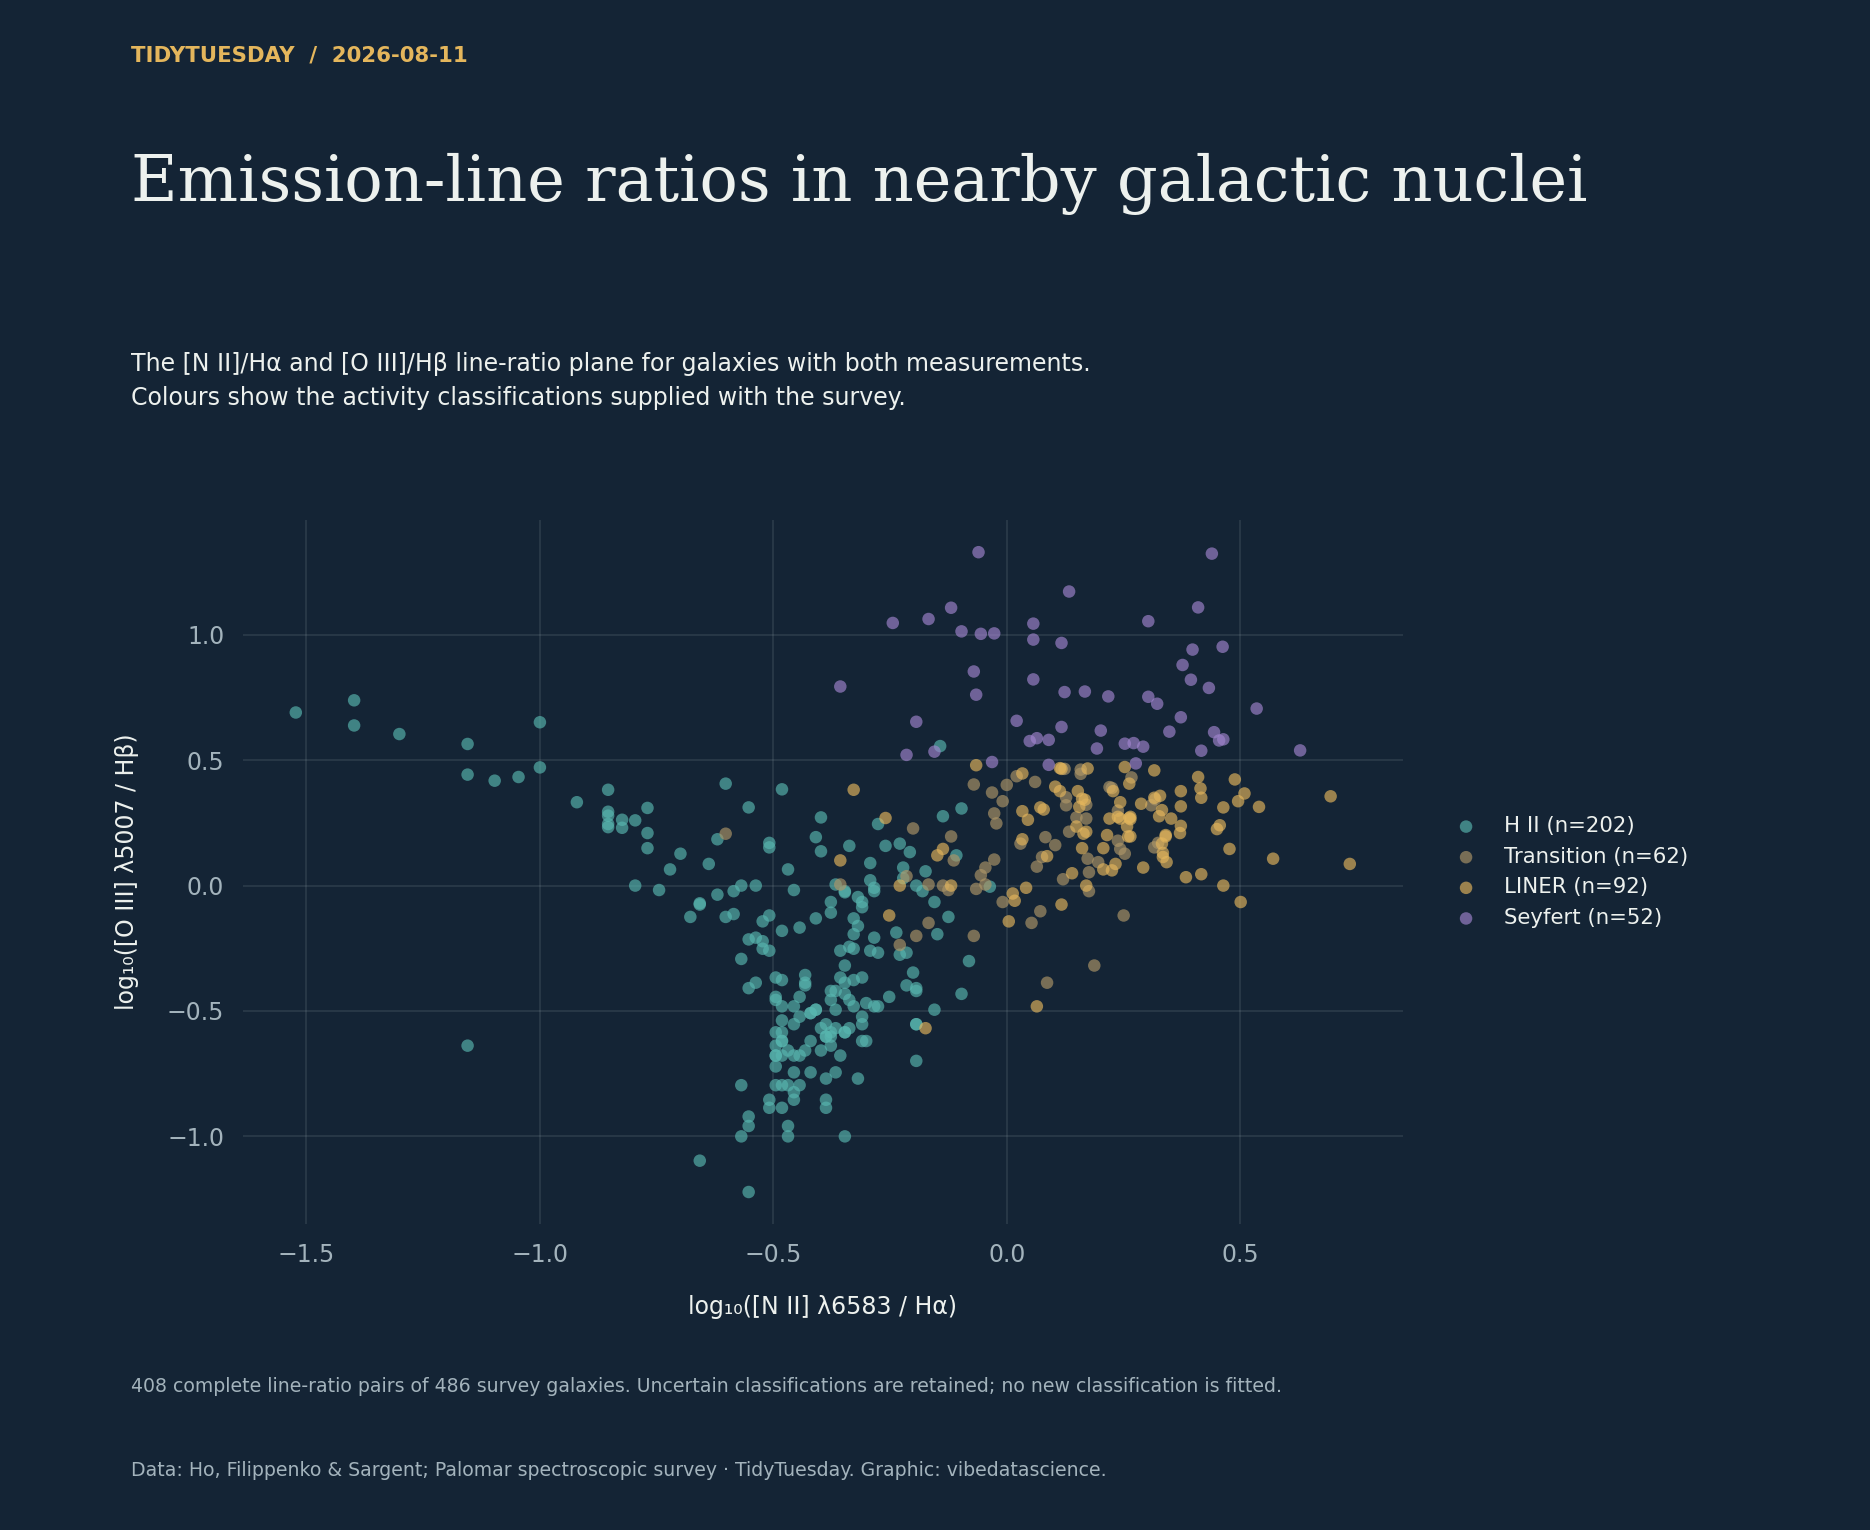

This chart was generated by the following Python code:
"""TidyTuesday 2026-08-11: Emission-line ratios in nearby galactic nuclei. Reproduce the chart from the bundled source data."""
from pathlib import Path
import textwrap
import re
from collections import Counter
import numpy as np
import pandas as pd
import matplotlib
matplotlib.use('Agg')
import matplotlib.pyplot as plt
import matplotlib.dates as mdates
from matplotlib.ticker import FuncFormatter, MaxNLocator
from matplotlib.colors import LinearSegmentedColormap, Normalize
from matplotlib.patches import Patch

HERE = Path(__file__).resolve().parent
PAPER, INK, MUTED, ACCENT, SECOND = ('#142435', '#edf1ee', '#a3b3bc', '#e4b65c', '#58b7b0')
plt.rcParams.update({'font.family':'DejaVu Sans', 'font.size':10, 'text.color':INK,
 'axes.labelcolor':INK, 'xtick.color':MUTED, 'ytick.color':MUTED,
 'axes.edgecolor':MUTED, 'savefig.facecolor':PAPER})

def read(name):
    data = pd.read_csv(HERE / 'data' / (name + '.csv.gz'), low_memory=False)
    assert len(data), 'Empty source data'
    return data

def figure(subtitle, height=9):
    fig = plt.figure(figsize=(11,height), facecolor=PAPER)
    fig.text(.07,.96,'TIDYTUESDAY  /  2026-08-11',fontsize=9,color=ACCENT,weight='bold')
    fig.text(.07,.90,textwrap.fill('Emission-line ratios in nearby galactic nuclei',48),fontsize=27,fontfamily='DejaVu Serif',va='top',linespacing=1.14)
    fig.text(.07,.77,subtitle,fontsize=10,va='top',linespacing=1.55)
    fig.text(.07,.035,textwrap.fill('Data: Ho, Filippenko & Sargent; Palomar spectroscopic survey · TidyTuesday. Graphic: vibedatascience.',110),fontsize=8,color=MUTED,linespacing=1.5)
    return fig

def axis(fig, rect=(.24,.18,.69,.49), grid='x'):
    ax=fig.add_axes(rect,facecolor=PAPER)
    for spine in ax.spines.values():spine.set_visible(False)
    ax.tick_params(length=0,pad=8)
    if grid:ax.grid(axis=grid,color=MUTED,alpha=.16,linewidth=.7)
    ax.set_axisbelow(True)
    return ax

def save(fig):
    fig.savefig(HERE / '20260811.png',dpi=170)
    plt.close(fig)
    print('2026-08-11: saved 20260811.png')

df=read('palomar_survey');d=df.dropna(subset=['log_nii_ha','log_oiii_hb','activity_type']).copy()
# Despite their names these columns contain linear ratios: confirmed by the source dictionary and cleaning script.
assert d.log_nii_ha.gt(0).all() and d.log_oiii_hb.gt(0).all()
d['log_nii_ha']=np.log10(d.log_nii_ha);d['log_oiii_hb']=np.log10(d.log_oiii_hb)
fig=figure('The [N II]/Hα and [O III]/Hβ line-ratio plane for galaxies with both measurements.\nColours show the activity classifications supplied with the survey.',9)
ax=axis(fig,(.13,.20,.62,.46),grid='both')
colors={'H II':SECOND,'Transition':'#af9768','LINER':ACCENT,'Seyfert':'#a185ce','Absorption':MUTED}
for label,color in colors.items():
 g=d[d.activity_type==label]
 if len(g):ax.scatter(g.log_nii_ha,g.log_oiii_hb,s=28,color=color,alpha=.65,edgecolors='none',label=f'{label} (n={len(g)})')
ax.set_xlabel('log₁₀([N II] λ6583 / Hα)',labelpad=12);ax.set_ylabel('log₁₀([O III] λ5007 / Hβ)',labelpad=12)
ax.legend(frameon=False,loc='center left',bbox_to_anchor=(1.02,.5),fontsize=9)
fig.text(.07,.09,f'{len(d)} complete line-ratio pairs of {len(df)} survey galaxies. Uncertain classifications are retained; no new classification is fitted.',fontsize=8,color=MUTED)
save(fig)
